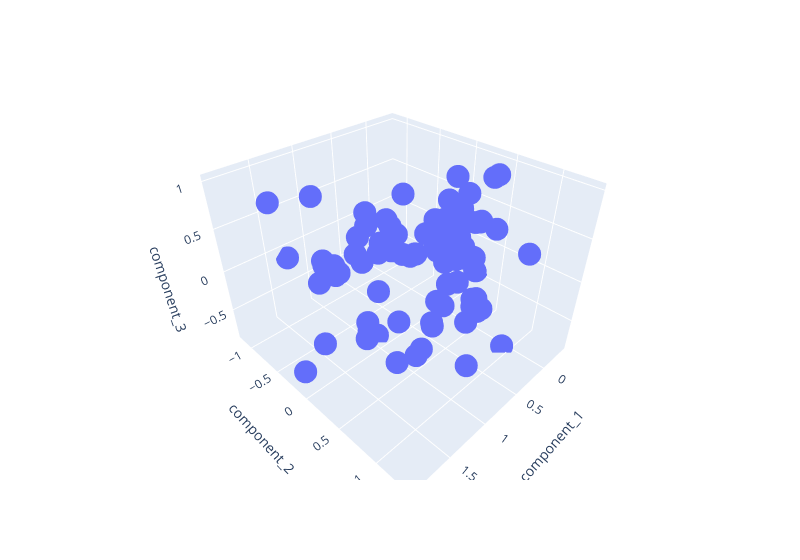

The notebook cell this image was saved under:
### Code cell
fig = px.scatter_3d(spice_df, x='component_1', y='component_2',z='component_3', width = 800)
fig.update_layout(legend=dict(x=0, y=1))
fig.show()

### Figure 1 — Plotly figure (JSON) as saved in the notebook; plotly's stock layout.template omitted (floating-point values rounded to 4 significant figures; data arrays with more than 128 entries replaced by an {"elided": "..."} marker saying what was removed)
{"data": [{"hovertemplate": "component_1=%{x}<br>component_2=%{y}<br>component_3=%{z}<extra></extra>", "legendgroup": "", "marker": {"color": "#636efa", "symbol": "circle"}, "mode": "markers", "name": "", "scene": "scene", "showlegend": false, "type": "scatter3d", "x": {"elided": "2952 float values"}, "y": {"elided": "2952 float values"}, "z": {"elided": "2952 float values"}}], "layout": {"legend": {"tracegroupgap": 0, "x": 0, "y": 1}, "margin": {"t": 60}, "scene": {"domain": {"x": [0, 1], "y": [0, 1]}, "xaxis": {"title": {"text": "component_1"}}, "yaxis": {"title": {"text": "component_2"}}, "zaxis": {"title": {"text": "component_3"}}}, "width": 800}}
